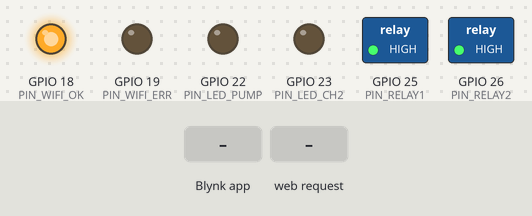
A sketch run on a simulated ESP32. Parts: switched loads named in the sketch (green lamp = pin HIGH), output pins drawn as LEDs (lit = HIGH). Inputs (shaded band) come from the test bench. WiFi joins after 1.5 s; servers stay silent unless stated; what the sketch prints to the serial monitor is not drawn.

Above: at 3.1 s.
3.2 s: Blynk app writes 1 to V0
At 3.8 s:
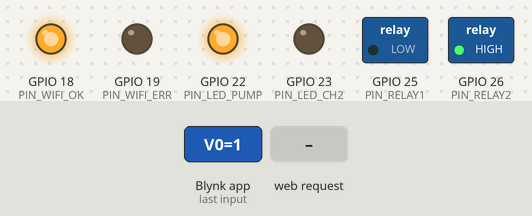
4.7 s: HTTP request GET /all_on received
At 5.9 s:
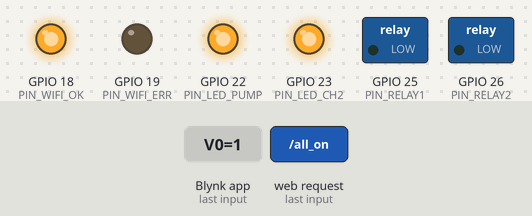
6.2 s: Blynk app writes 0 to V0
At 7.2 s:
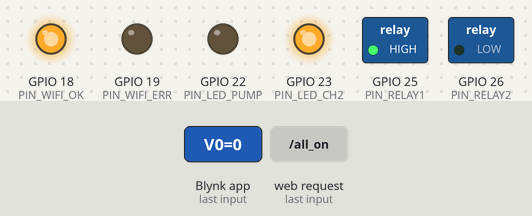
7.7 s: Blynk app writes 200 to V0
At 8.4 s:
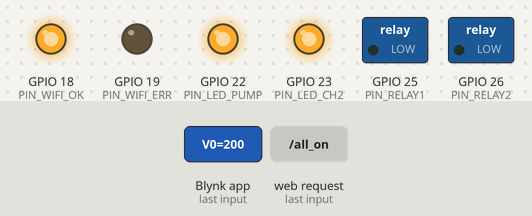
9.2 s: HTTP request GET /all_off received
At 9.6 s:
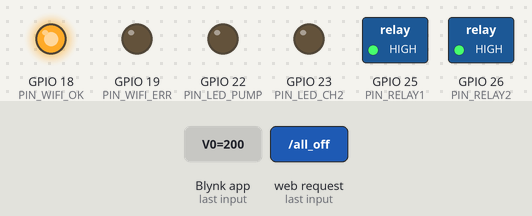
10.7 s: Blynk app writes 1 to V1
At 11.9 s:
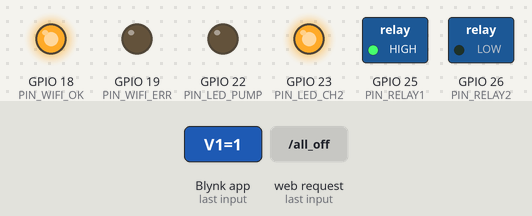
Timing chart, 0 to 13.2 s (numbered marks = the images above; inputs shaded):
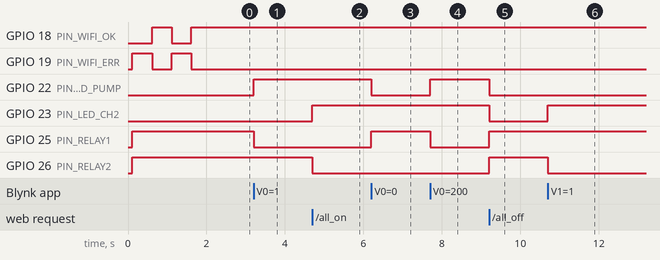

Measured:
- after the input at 3.2 s, GPIO 22 (PIN_LED_PUMP): LOW → HIGH at once; GPIO 25 (PIN_RELAY1): HIGH → LOW at once
- after the input at 4.7 s, GPIO 23 (PIN_LED_CH2): LOW → HIGH at once; GPIO 26 (PIN_RELAY2): HIGH → LOW at once
- after the input at 6.2 s, GPIO 22 (PIN_LED_PUMP): HIGH → LOW at once; GPIO 25 (PIN_RELAY1): LOW → HIGH at once
- after the input at 7.7 s, GPIO 22 (PIN_LED_PUMP): LOW → HIGH at once; GPIO 25 (PIN_RELAY1): HIGH → LOW at once
- after the input at 9.2 s, GPIO 22 (PIN_LED_PUMP), GPIO 23 (PIN_LED_CH2): HIGH → LOW at once; GPIO 25 (PIN_RELAY1), GPIO 26 (PIN_RELAY2): LOW → HIGH at once
- after the input at 10.7 s, GPIO 23 (PIN_LED_CH2): LOW → HIGH at once; GPIO 26 (PIN_RELAY2): HIGH → LOW at once

The sketch:

iot_switch.ino
```cpp
/*
 * IoT Switch - ESP32 Web-Controlled Switch
 * Local control via WiFi web dashboard + Internet control via Blynk
 *
 * Hardware:
 *   - ESP32-WROOM-32 DevKit
 *   - 2-Channel 5V Relay Module (active-LOW)
 *   - 18W Submersible Pump (230V AC, via relay)
 *   - Green LED (D18) = WiFi OK,  Red LED (D19) = WiFi issue
 *   - Blue LED (D22) = Pump running,  Yellow LED (D23) = CH2 active
 */

/* ════════════════════════════════════════════
 *   BLYNK (Internet Control)
 *   Set USE_BLYNK to false for local-only mode.
 *
 *   Blynk Virtual Pin mapping:
 *     V0 = Water Pump,  V1 = Channel 2
 *     V2 = WiFi Status (1=online, read-only)
 *     V3 = Uptime seconds (read-only)
 *     V4 = WiFi signal quality 0–100% (read-only)
 * ════════════════════════════════════════════ */
#define USE_BLYNK true

#if USE_BLYNK
  #define BLYNK_TEMPLATE_ID   "TMPL3PJiGhkQR"
  #define BLYNK_TEMPLATE_NAME "IoT Switch"
  #define BLYNK_AUTH_TOKEN    "MDW6PKVQQcbOB2mgsPepYxqCAeQpbUlm"
  #define BLYNK_PRINT Serial
#endif

#include <WiFi.h>
#include <WebServer.h>
#include <ESPmDNS.h>

#if USE_BLYNK
  #include <BlynkSimpleEsp32.h>
#endif

/* ════════════════════════════════════════════
 *   CONFIGURATION — UPDATE THESE VALUES
 * ════════════════════════════════════════════ */
const char* WIFI_SSID = "Airtel_bhade_ka_flat";
const char* WIFI_PASS = "3baar420";
const char* HOSTNAME  = "iotswitch";

/* ════════════════════════════════════════════
 *   PIN ASSIGNMENTS  (board label → GPIO number)
 * ════════════════════════════════════════════
 *  WiFi LEDs: GPIO → 220Ω → LED anode(+), cathode(-) → GND (Side 2)
 *  Relay:     VIN → Relay VCC,  GND → Relay GND,  GPIOs → IN1/IN2 (Side 1)
 *
 *  ESP32 Side 1: VIN GND D13 D12 D14 D27 D26 D25 D33 D32 D35 D34 VN VP EN
 *  ESP32 Side 2: 3V3 GND D15 D2  D4  RX2 TX2 D5  D18 D19 D21 RX0 TX0 D22 D23
 * ════════════════════════════════════════════ */
const uint8_t PIN_WIFI_OK  = 18;  // Board label: D18 → Green LED (WiFi connected)
const uint8_t PIN_WIFI_ERR = 19;  // Board label: D19 → Red LED (WiFi issue)
const uint8_t PIN_LED_PUMP = 22;  // Board label: D22 → Blue LED (pump running)
const uint8_t PIN_LED_CH2  = 23;  // Board label: D23 → Yellow LED (channel 2 active)
const uint8_t PIN_RELAY1   = 25;  // Board label: D25 → Relay IN1 (Pump)
const uint8_t PIN_RELAY2   = 26;  // Board label: D26 → Relay IN2 (Spare)

/* ════════════════════════════════════════════
 *   DEVICE REGISTRY
 * ════════════════════════════════════════════ */
struct Device {
  const char* id;
  const char* label;
  uint8_t pin;
  bool state;
};

Device devices[] = {
  { "pump", "Water Pump",  PIN_RELAY1, false },
  { "ch2",  "Channel 2",   PIN_RELAY2, false },
};

const int DEVICE_COUNT = sizeof(devices) / sizeof(devices[0]);

WebServer server(80);
unsigned long lastReconnectCheck = 0;

/* ════════════════════════════════════════════
 *   WIFI STATUS LEDs
 * ════════════════════════════════════════════ */
void updateWiFiLEDs() {
  if (WiFi.status() == WL_CONNECTED) {
    digitalWrite(PIN_WIFI_OK, HIGH);
    digitalWrite(PIN_WIFI_ERR, LOW);
  } else {
    digitalWrite(PIN_WIFI_OK, LOW);
    digitalWrite(PIN_WIFI_ERR, HIGH);
  }
}

/* ════════════════════════════════════════════
 *   DEVICE CONTROL
 * ════════════════════════════════════════════ */
void applyPin(int idx) {
  // Active-LOW: relay energizes when pin is LOW
  digitalWrite(devices[idx].pin, devices[idx].state ? LOW : HIGH);
}

void updateDeviceLEDs() {
  int pumpIdx = findDevice("pump");
  int ch2Idx = findDevice("ch2");
  digitalWrite(PIN_LED_PUMP, (pumpIdx >= 0 && devices[pumpIdx].state) ? HIGH : LOW);
  digitalWrite(PIN_LED_CH2,  (ch2Idx >= 0  && devices[ch2Idx].state)  ? HIGH : LOW);
}

void setDevice(int idx, bool state) {
  devices[idx].state = state;
  applyPin(idx);
  updateDeviceLEDs();
  Serial.printf("[%s] → %s\n", devices[idx].label, state ? "ON" : "OFF");
#if USE_BLYNK
  if (Blynk.connected()) Blynk.virtualWrite(idx, state ? 1 : 0);
#endif
}

int findDevice(const String& id) {
  for (int i = 0; i < DEVICE_COUNT; i++) {
    if (id == devices[i].id) return i;
  }
  return -1;
}

/* ════════════════════════════════════════════
 *   JSON HELPERS
 * ════════════════════════════════════════════ */
String stateJSON() {
  String json = "[";
  for (int i = 0; i < DEVICE_COUNT; i++) {
    if (i > 0) json += ",";
    json += "{\"id\":\"";
    json += devices[i].id;
    json += "\",\"label\":\"";
    json += devices[i].label;
    json += "\",\"state\":";
    json += devices[i].state ? "true" : "false";
    json += "}";
  }
  json += "]";
  return json;
}

/* ════════════════════════════════════════════
 *   WEB DASHBOARD (embedded HTML/CSS/JS)
 * ════════════════════════════════════════════ */
const char INDEX_HTML[] PROGMEM = R"rawliteral(
<!DOCTYPE html>
<html lang="en">
<head>
<meta charset="UTF-8">
<meta name="viewport" content="width=device-width,initial-scale=1.0,user-scalable=no">
<title>IoT Switch</title>
<style>
*{margin:0;padding:0;box-sizing:border-box}
body{font-family:-apple-system,BlinkMacSystemFont,'Segoe UI',Roboto,sans-serif;
  background:#0f0f1a;color:#e0e0e0;min-height:100vh;padding-bottom:20px}
.hdr{background:linear-gradient(135deg,#1a1a3e,#0d2137);padding:24px 16px;
  text-align:center;border-bottom:1px solid #2a2a4a}
.hdr h1{font-size:1.4em;font-weight:600;letter-spacing:1px}
.hdr .sub{font-size:0.75em;color:#4ecca3;margin-top:6px;opacity:0.8}
.hdr .st{font-size:0.7em;margin-top:4px;color:#888}
.stats{display:flex;gap:10px;padding:16px 16px 0;max-width:600px;margin:0 auto}
.stat{background:#1a1a2e;border-radius:10px;padding:10px 8px;text-align:center;
  flex:1;border:1px solid #2a2a4a}
.stat .val{font-size:1em;font-weight:600;color:#4ecca3}
.stat .val.off{color:#ff6b6b}
.stat .tag{font-size:0.6em;color:#555;text-transform:uppercase;letter-spacing:1px;margin-top:4px}
.sbar{height:4px;background:#2a2a4a;border-radius:2px;margin-top:6px;overflow:hidden}
.sbar .fill{height:100%;background:#4ecca3;border-radius:2px;transition:width 0.5s}
.stitle{font-size:0.8em;color:#666;text-transform:uppercase;letter-spacing:2px;
  padding:20px 20px 8px;max-width:600px;margin:0 auto}
.grid{display:grid;grid-template-columns:repeat(2,1fr);gap:12px;padding:8px 16px;
  max-width:600px;margin:0 auto}
.card{background:#1a1a2e;border-radius:14px;padding:18px 14px;text-align:center;
  transition:all 0.3s;border:2px solid #2a2a4a;cursor:pointer;
  -webkit-tap-highlight-color:transparent}
.card:active{transform:scale(0.97)}
.card.on{border-color:#ff8c42;background:#2a1f1a}
.dot{width:10px;height:10px;border-radius:50%;background:#333;
  margin:0 auto 12px;transition:all 0.3s}
.card.on .dot{background:#ff8c42;box-shadow:0 0 12px #ff8c42}
.lbl{font-size:0.85em;margin-bottom:14px;font-weight:500}
.sw{position:relative;display:inline-block;width:44px;height:24px}
.sw input{opacity:0;width:0;height:0}
.sl{position:absolute;cursor:pointer;inset:0;background:#333;
  border-radius:24px;transition:0.3s}
.sl:before{content:'';position:absolute;height:18px;width:18px;left:3px;bottom:3px;
  background:#888;border-radius:50%;transition:0.3s}
.sw input:checked+.sl{background:#ff8c42}
.sw input:checked+.sl:before{transform:translateX(20px);background:#fff}
.bar{display:flex;justify-content:center;gap:12px;padding:20px 16px;
  max-width:600px;margin:0 auto}
.btn{background:#1a1a2e;border:1px solid #2a2a4a;color:#e0e0e0;
  padding:10px 24px;border-radius:10px;font-size:0.8em;cursor:pointer;
  transition:all 0.2s}
.btn:hover{background:#2a2a4a}
.btn.on-all{border-color:#ff8c42;color:#ff8c42}
.btn.on-all:hover{background:#2a1f1a}
.btn.danger{border-color:#ff6b6b;color:#ff6b6b}
.btn.danger:hover{background:#2a1a1a}
@media(max-width:360px){.grid{grid-template-columns:1fr}}
</style>
</head>
<body>
<div class="hdr">
  <h1>IoT Switch</h1>
  <div class="sub" id="ip"></div>
  <div class="st" id="st">Connecting...</div>
</div>
<div class="stats">
  <div class="stat"><div class="val" id="wf">--</div><div class="tag">WiFi</div></div>
  <div class="stat"><div class="val" id="ut">--</div><div class="tag">Uptime</div></div>
  <div class="stat">
    <div class="val" id="sg">--%</div><div class="tag">Signal</div>
    <div class="sbar"><div class="fill" id="sgb" style="width:0%"></div></div>
  </div>
</div>
<div class="stitle">Devices</div>
<div class="grid" id="devs"></div>
<div class="bar">
  <button class="btn on-all" onclick="allOn()">All On</button>
  <button class="btn danger" onclick="allOff()">All Off</button>
  <button class="btn" onclick="refresh()">Refresh</button>
</div>
<script>
function api(path){
  return fetch(path).then(r=>r.json()).then(d=>{render(d);return d;})
    .catch(()=>document.getElementById('st').textContent='Connection lost');
}
function toggle(id){api('/toggle?id='+id);}
function allOn(){api('/all_on');}
function allOff(){api('/all_off');}
function refresh(){api('/state');}
function render(devs){
  var g=document.getElementById('devs');g.innerHTML='';
  devs.forEach(d=>{
    var c=document.createElement('div');
    c.className='card'+(d.state?' on':'');
    c.innerHTML='<div class="dot"></div><div class="lbl">'+d.label+'</div>'+
      '<label class="sw"><input type="checkbox"'+(d.state?' checked':'')+
      ' onchange="toggle(\''+d.id+'\')"><span class="sl"></span></label>';
    c.addEventListener('click',function(e){if(e.target.tagName!=='INPUT')toggle(d.id);});
    g.appendChild(c);
  });
  document.getElementById('st').textContent='Online';
}
function fmtUp(s){
  var d=Math.floor(s/86400),h=Math.floor((s%86400)/3600),
      m=Math.floor((s%3600)/60),sec=s%60;
  if(d>0)return d+'d '+h+'h';
  if(h>0)return h+'h '+m+'m';
  return m+'m '+sec+'s';
}
function updateInfo(){
  fetch('/info').then(r=>r.json()).then(d=>{
    document.getElementById('ip').textContent=d.ip+' | '+d.host;
    var we=document.getElementById('wf');
    we.textContent=d.wifi?'Online':'Offline';
    we.className='val'+(d.wifi?'':' off');
    document.getElementById('ut').textContent=fmtUp(d.uptime);
    document.getElementById('sg').textContent=d.signal+'%';
    document.getElementById('sgb').style.width=d.signal+'%';
    document.getElementById('sgb').style.background=d.signal>50?'#4ecca3':d.signal>25?'#ff8c42':'#ff6b6b';
    document.getElementById('st').textContent=d.blynk?'Blynk connected':'Local only';
  }).catch(()=>document.getElementById('st').textContent='Connection lost');
}
refresh();updateInfo();
setInterval(refresh,5000);
setInterval(updateInfo,5000);
</script>
</body>
</html>
)rawliteral";

/* ════════════════════════════════════════════
 *   ROUTE HANDLERS
 * ════════════════════════════════════════════ */
void handleRoot() {
  server.send(200, "text/html", INDEX_HTML);
}

void handleState() {
  server.send(200, "application/json", stateJSON());
}

void handleToggle() {
  String id = server.arg("id");
  int idx = findDevice(id);
  if (idx < 0) {
    server.send(404, "application/json", "{\"error\":\"unknown device\"}");
    return;
  }
  setDevice(idx, !devices[idx].state);
  server.send(200, "application/json", stateJSON());
}

void handleSet() {
  String id = server.arg("id");
  String val = server.arg("state");
  int idx = findDevice(id);
  if (idx < 0) {
    server.send(404, "application/json", "{\"error\":\"unknown device\"}");
    return;
  }
  setDevice(idx, val == "1" || val == "true" || val == "on");
  server.send(200, "application/json", stateJSON());
}

void handleAllOff() {
  for (int i = 0; i < DEVICE_COUNT; i++) setDevice(i, false);
  server.send(200, "application/json", stateJSON());
}

void handleAllOn() {
  for (int i = 0; i < DEVICE_COUNT; i++) setDevice(i, true);
  server.send(200, "application/json", stateJSON());
}

void handleInfo() {
  int signal = constrain(2 * (WiFi.RSSI() + 100), 0, 100);
  String json = "{\"ip\":\"" + WiFi.localIP().toString() +
                "\",\"host\":\"" + String(HOSTNAME) + ".local" +
                "\",\"uptime\":" + String(millis() / 1000) +
                ",\"wifi\":" + String(WiFi.status() == WL_CONNECTED ? "true" : "false") +
                ",\"signal\":" + String(signal) +
                ",\"rssi\":" + String(WiFi.RSSI()) +
                ",\"blynk\":";
#if USE_BLYNK
  json += Blynk.connected() ? "true" : "false";
#else
  json += "false";
#endif
  json += "}";
  server.send(200, "application/json", json);
}

/* ════════════════════════════════════════════
 *   BLYNK HANDLERS (Internet Control)
 *   V0–V1: device control (read/write)
 *   V2–V4: status telemetry (write-only to Blynk)
 * ════════════════════════════════════════════ */
#if USE_BLYNK
BlynkTimer statusTimer;

BLYNK_WRITE(V0) { setDevice(0, param.asInt()); }
BLYNK_WRITE(V1) { setDevice(1, param.asInt()); }

void pushStatus() {
  Blynk.virtualWrite(V2, (WiFi.status() == WL_CONNECTED) ? 1 : 0);
  Blynk.virtualWrite(V3, (int)(millis() / 1000));
  int quality = constrain(2 * (WiFi.RSSI() + 100), 0, 100);
  Blynk.virtualWrite(V4, quality);
}

BLYNK_CONNECTED() {
  Serial.println("Blynk cloud connected — syncing state");
  for (int i = 0; i < DEVICE_COUNT; i++)
    Blynk.virtualWrite(i, devices[i].state ? 1 : 0);
  pushStatus();
}
#endif

/* ════════════════════════════════════════════
 *   WiFi CONNECTION
 * ════════════════════════════════════════════ */
void connectWiFi() {
  Serial.printf("Connecting to %s ", WIFI_SSID);
  WiFi.mode(WIFI_STA);
  WiFi.setHostname(HOSTNAME);
  WiFi.begin(WIFI_SSID, WIFI_PASS);

  int tries = 0;
  while (WiFi.status() != WL_CONNECTED && tries < 40) {
    delay(500);
    Serial.print(".");
    digitalWrite(PIN_WIFI_OK, !digitalRead(PIN_WIFI_OK));
    digitalWrite(PIN_WIFI_ERR, !digitalRead(PIN_WIFI_ERR));
    tries++;
  }

  updateWiFiLEDs();

  if (WiFi.status() == WL_CONNECTED) {
    Serial.printf("\nConnected! IP: %s\n", WiFi.localIP().toString().c_str());
  } else {
    Serial.println("\nWiFi connection FAILED. Check credentials.");
  }
}

/* ════════════════════════════════════════════
 *   SETUP & LOOP
 * ════════════════════════════════════════════ */
void setup() {
  Serial.begin(115200);
  delay(100);
  Serial.println("\n══════════════════════════");
  Serial.println("   IoT Switch Starting");
  Serial.println("══════════════════════════");

  pinMode(PIN_WIFI_OK, OUTPUT);
  pinMode(PIN_WIFI_ERR, OUTPUT);
  pinMode(PIN_LED_PUMP, OUTPUT);
  pinMode(PIN_LED_CH2, OUTPUT);
  digitalWrite(PIN_WIFI_ERR, HIGH);

  for (int i = 0; i < DEVICE_COUNT; i++) {
    pinMode(devices[i].pin, OUTPUT);
    applyPin(i);
  }

  connectWiFi();

#if USE_BLYNK
  Blynk.config(BLYNK_AUTH_TOKEN);
  if (Blynk.connect(10)) {
    Serial.println("Blynk connected — internet control active");
  } else {
    Serial.println("Blynk offline — local control only (will auto-retry)");
  }
  statusTimer.setInterval(5000L, pushStatus);
#endif

  if (MDNS.begin(HOSTNAME)) {
    Serial.printf("mDNS ready → http://%s.local\n", HOSTNAME);
    MDNS.addService("http", "tcp", 80);
  }

  server.on("/", handleRoot);
  server.on("/state", handleState);
  server.on("/toggle", handleToggle);
  server.on("/set", handleSet);
  server.on("/all_off", handleAllOff);
  server.on("/all_on", handleAllOn);
  server.on("/info", handleInfo);
  server.begin();

  Serial.println("Web server started on port 80");
  Serial.println("══════════════════════════\n");
}

void loop() {
  server.handleClient();

#if USE_BLYNK
  Blynk.run();
  statusTimer.run();
#endif

  if (millis() - lastReconnectCheck > 30000) {
    lastReconnectCheck = millis();
    updateWiFiLEDs();
    if (WiFi.status() != WL_CONNECTED) {
      Serial.println("WiFi disconnected — reconnecting...");
      connectWiFi();
    }
  }
}
```
